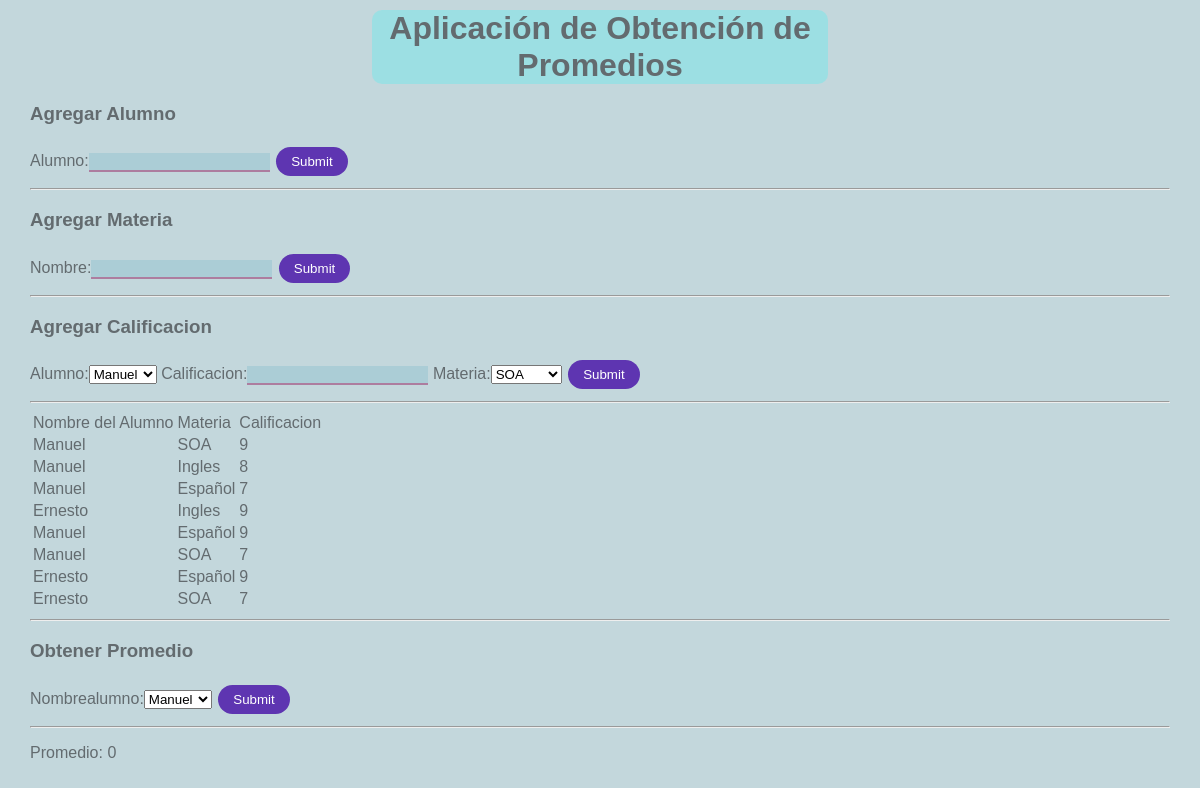
The page /promedio/ on the database its author committed.
### promedio/models.py (models this page shows)
class AlMa(models.Model):
    k_materia = models.ForeignKey(Materia, on_delete=models.CASCADE)
    k_alumno = models.ForeignKey(Alumno, on_delete=models.CASCADE)
    calif = models.PositiveIntegerField('calificacion')

class Alumno(models.Model):
    name = models.CharField('nombre', max_length=100)

class Materia(models.Model):
    name = models.CharField('nombre', max_length=100)

### promedio/views.py (the view, shortened to what this page needs)
# urls.py: path('promedio/', p_views.index),
def index(request):
    alMaForm = AlMaForm()
    maform = Maform()
    alform = Alform()
    globalProm = '0'
    promed = GetPromedio()
    return render(request, 'index.html', {'promed': globalProm, 'Calif': AlMa.objects.all(), 'alMaform': alMaForm, 'maform': maform, 'alform': alform, 'prom': promed})

### promedio/forms.py
class AlMaForm(forms.Form):
    alumno = forms.ChoiceField(choices=Li_Alumno)
    calificacion = forms.CharField()
    materia = forms.ChoiceField(choices=Li_Materia)

class Maform(forms.Form):
    nombre = forms.CharField()

### promedio/templates/index.html (shortened to what this page needs)
<!DOCTYPE html>
<html lang="en">
  <head>
  </head>
  <body>
    <h1>Aplicación de Obtención de Promedios</h1>
    <h3>Agregar Alumno</h3>
    <form method="post">
      {% csrf_token %} {{alform}}
      <button type="submit">Submit</button>
    </form>
    <hr />
    <h3>Agregar Materia</h3>
    <form method="post">
      {% csrf_token %} {{maform}}
      <button type="submit">Submit</button>
    </form>
    <hr />
    <h3>Agregar Calificacion</h3>
    <form method="post">
      {% csrf_token %} {{alMaform}}
      <button type="submit">Submit</button>
    </form>
    <hr />
    <table class="egt">
      <tr>
        <td>Nombre del Alumno</td>
        <td>Materia</td>
        <td>Calificacion</td>
      </tr>
      {% for item in Calif %}
      <tr>
        <td>{{item.k_alumno.name}}</td>
        <td>{{item.k_materia.name}}</td>
        <td>{{item.calif}}</td>
      </tr>
      {% endfor %}
    </table>
    <hr />
    <h3>Obtener Promedio</h3>
    <form method="post">
      {% csrf_token %} {{prom}}
      <button type="submit">Submit</button>
    </form>
    <hr />
    <p>Promedio: {{promed}}</p>
  </body>
</html>

### promedio/templates/index.html (style rules this page uses)
body { background-color: #72a2ac6b; color: #636b6f; font-family: "Nunito", sans-serif; margin: 0; padding: 0 30px; }
h1 { margin: 10px auto 0 auto; text-align: center; border-radius: 10px; width: 40%; background-color: #00ffff33; }
input[type="text"] { border: none; border-bottom: 2px solid #ad14576e; background-color: #3ca1bc2e; color: #fff7f7e0; }
button { background-color: #5e35b1; border: none; color: white; padding: 7px 15px; text-decoration: none; margin: 4px 2px; cursor: pointer; border-radius: 20px; }

### rows shown on the page
AlMa: k_alumno.name "Manuel", k_materia.name "SOA", calif "9"
AlMa: k_alumno.name "Manuel", k_materia.name "Ingles", calif "8"
AlMa: k_alumno.name "Manuel", k_materia.name "Español", calif "7"
AlMa: k_alumno.name "Ernesto", k_materia.name "Ingles", calif "9"
AlMa: k_alumno.name "Manuel", k_materia.name "Español", calif "9"
AlMa: k_alumno.name "Manuel", k_materia.name "SOA", calif "7"
AlMa: k_alumno.name "Ernesto", k_materia.name "Español", calif "9"
AlMa: k_alumno.name "Ernesto", k_materia.name "SOA", calif "7"

### other values the page prints
{{ promed }} "0"
